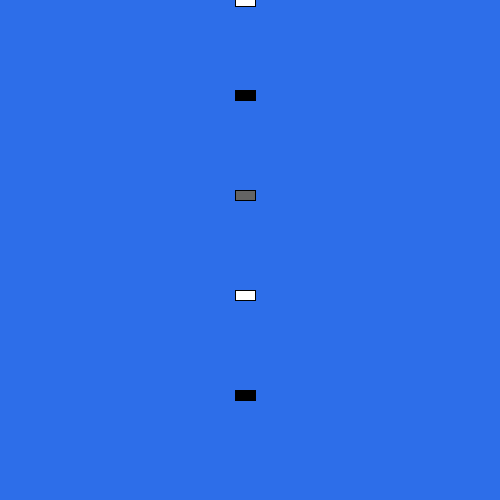
Frame 1 (no input)
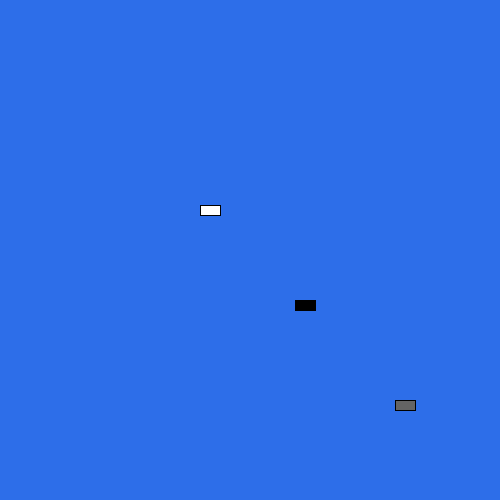
Frame 60 (the mouse pressed at the canvas centre just before this capture)
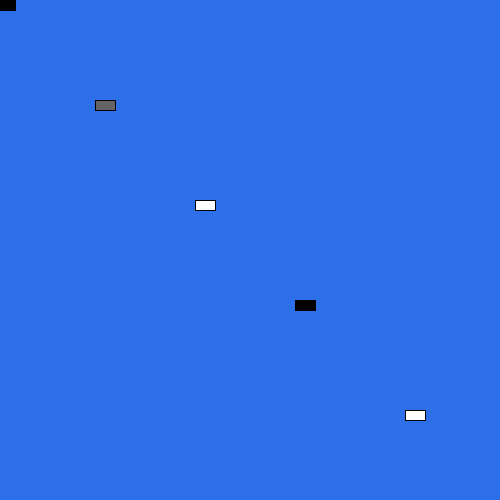
Frame 120 (the mouse held since frame 60 and released just before this capture)

The Processing sketch that drew these frames (run headless with seeded random() and noise(); from frame 60 on, the mouse is pressed at the canvas centre):

// Processing sketch: processing_30422
// ── processing_30422.pde

class Car {
  color c;
  float xpos;
  float ypos;
  float xspeed;
  float yspeed;
 
  // The Constructor is defined with arguments.
  Car(color tempC, float tempXpos, float tempYpos, float tempXspeed, float tempYspeed) {
    c = tempC;
    xpos = tempXpos;
    ypos = tempYpos;
    xspeed = tempXspeed;
    yspeed = tempYspeed;
  }
 
  void display() {
    stroke(0);
    fill(c);
    rectMode(CENTER);
    rect(xpos,ypos,20,10);
  }
 
  void drive() {
    ypos = ypos - yspeed;
    xpos = xpos - xspeed;
    if (ypos < 0) {
      ypos = 500;
      xpos = 500;
    }
  }
}
Car cool;
Car again;
Car thrice;
Car four;
Car five;
void setup(){
  size(500, 500);
  cool=new Car(255, 250, 6, 5, 5);
  again=new Car(0, 250, 100, 5, 5);
  thrice=new Car(100, 250, 200, 5, 5);
  four=new Car(255, 250, 300, 5, 5);
  five=new Car(0, 250, 400, 5, 5);
}
void draw(){
  background(45,110,233);
  cool.drive();
  cool.display();
  again.drive();
  again.display();
  thrice.drive();
  thrice.display();
  four.drive();
  four.display();
  five.drive();
  five.display();
}

                
                
